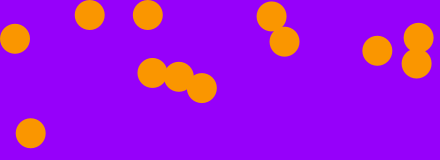
Frame 1 (no input)
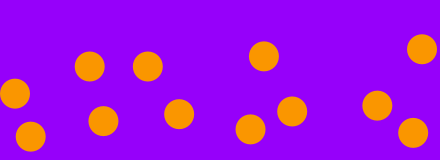
Frame 60 (the mouse pressed at the canvas centre just before this capture)
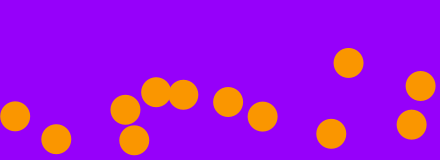
Frame 120 (the mouse held since frame 60 and released just before this capture)

The Processing sketch that drew these frames (run headless with seeded random() and noise(); from frame 60 on, the mouse is pressed at the canvas centre):

// Processing sketch: bouncy_balls
// ── bouncy_balls.pde

/**
 * Bouncy Bubbles
 * based on code from Keith Peters.
 *
 * Multiple-object collision.
 */

int __c1 = 250; // min:0 max:255
int __c2 = 150; // min:0 max:255
int __c3 = 0; //min:0 max:255

boolean __teste = true; //min:true max:false



int __numBalls = 12; // min:0 max:25
int __diameter = 30; // min:10 max:80
float spring = 0.05;
float __gravity = 0.03; // min:0.01 max:0.05
float friction = -0.9;
Ball[] balls = new Ball[__numBalls];

void setup() {

  size(440, 160);

  for (int i = 0; i < __numBalls; i++) {
    balls[i] = new Ball(random(width), random(height), __diameter, i, balls);
  }
  noStroke();
  fill(__c1, __c2, __c3);
}

void draw() {
  background(__c2, __c3, __c1);
  for (Ball ball : balls) {
    ball.collide();
    ball.move();
    ball.display();
  }
}

class Ball {

  float x, y;
  float diameter;
  float vx = 0;
  float vy = 0;
  int id;
  Ball[] others;

  Ball(float xin, float yin, float din, int idin, Ball[] oin) {
    x = xin;
    y = yin;
    diameter = din;
    id = idin;
    others = oin;
  }

  void collide() {
    for (int i = id + 1; i < __numBalls; i++) {
      float dx = others[i].x - x;
      float dy = others[i].y - y;
      float distance = sqrt(dx*dx + dy*dy);
      float minDist = others[i].diameter/2 + diameter/2;
      if (distance < minDist) {
        float angle = atan2(dy, dx);
        float targetX = x + cos(angle) * minDist;
        float targetY = y + sin(angle) * minDist;
        float ax = (targetX - others[i].x) * spring;
        float ay = (targetY - others[i].y) * spring;
        vx -= ax;
        vy -= ay;
        others[i].vx += ax;
        others[i].vy += ay;
      }
    }
  }

  void move() {
    vy += __gravity;
    x += vx;
    y += vy;
    if (x + diameter/2 > width) {
      x = width - diameter/2;
      vx *= friction;
    } else if (x - diameter/2 < 0) {
      x = diameter/2;
      vx *= friction;
    }
    if (y + diameter/2 > height) {
      y = height - diameter/2;
      vy *= friction;
    } else if (y - diameter/2 < 0) {
      y = diameter/2;
      vy *= friction;
    }
  }

  void display() {
    ellipse(x, y, diameter, diameter);
  }
}
